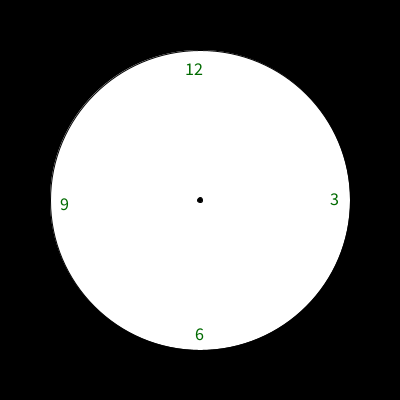
Frame 1 (no input)
Frame 60 (the mouse pressed at the canvas centre just before this capture): identical to frame 1, image omitted
Frame 120 (the mouse held since frame 60 and released just before this capture): identical to frame 1, image omitted

The Processing sketch that drew this single still picture (run headless with seeded random() and noise(); from frame 60 on, the mouse is pressed at the canvas centre):

// Processing sketch: processing_clock
// ── processing_clock.pde
void setup() {
  size(400, 400);
  background(0,0,0);
  circle(200, 200, 300);
  fill(0);
  circle(200, 200, 5);

  fill(0, 106, 0);
  textSize(18);
  text("12", 185, 75);
  text("6", 195, 340);
  text("3", 330, 205);
  text("9", 60, 210);
}

void draw() {
  
}
